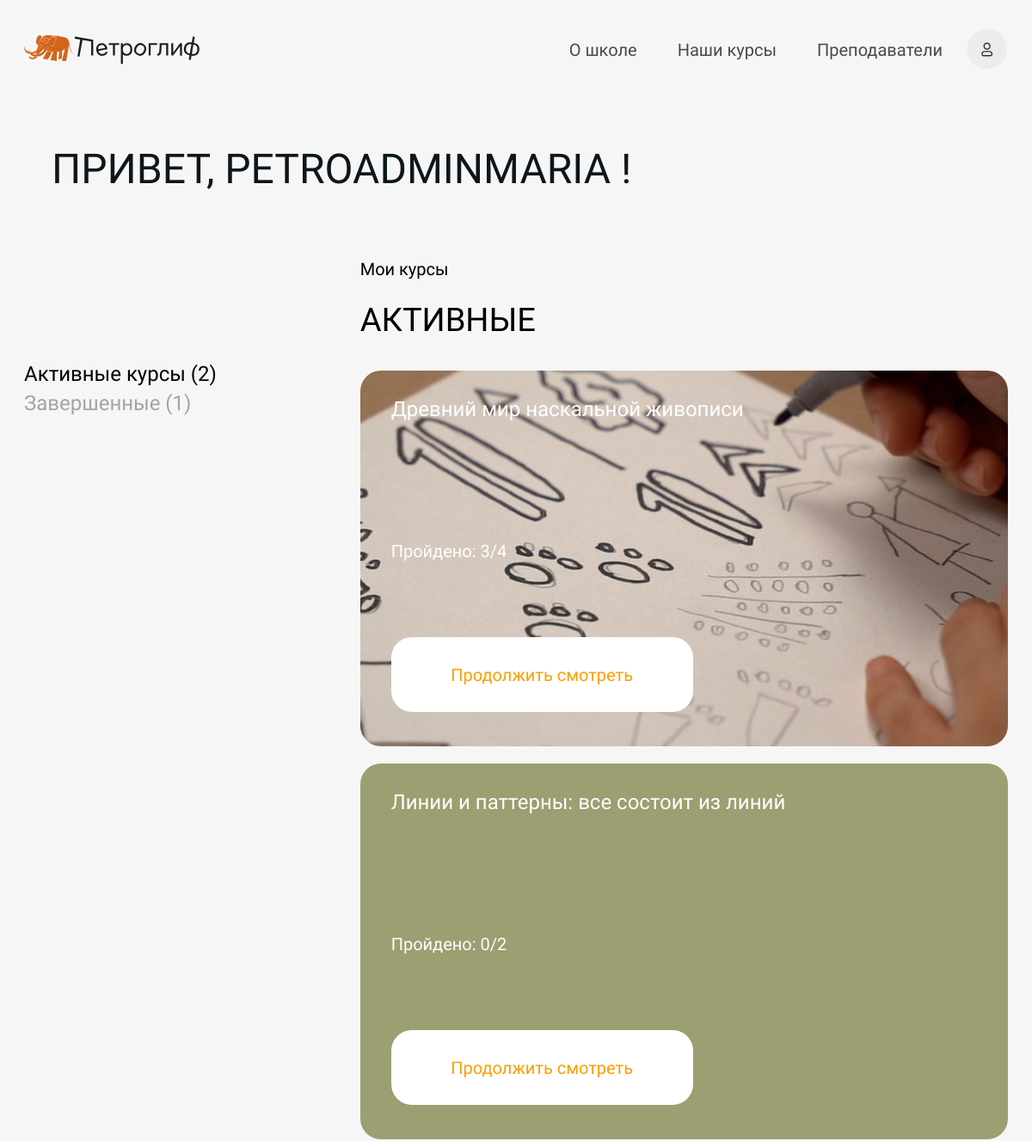
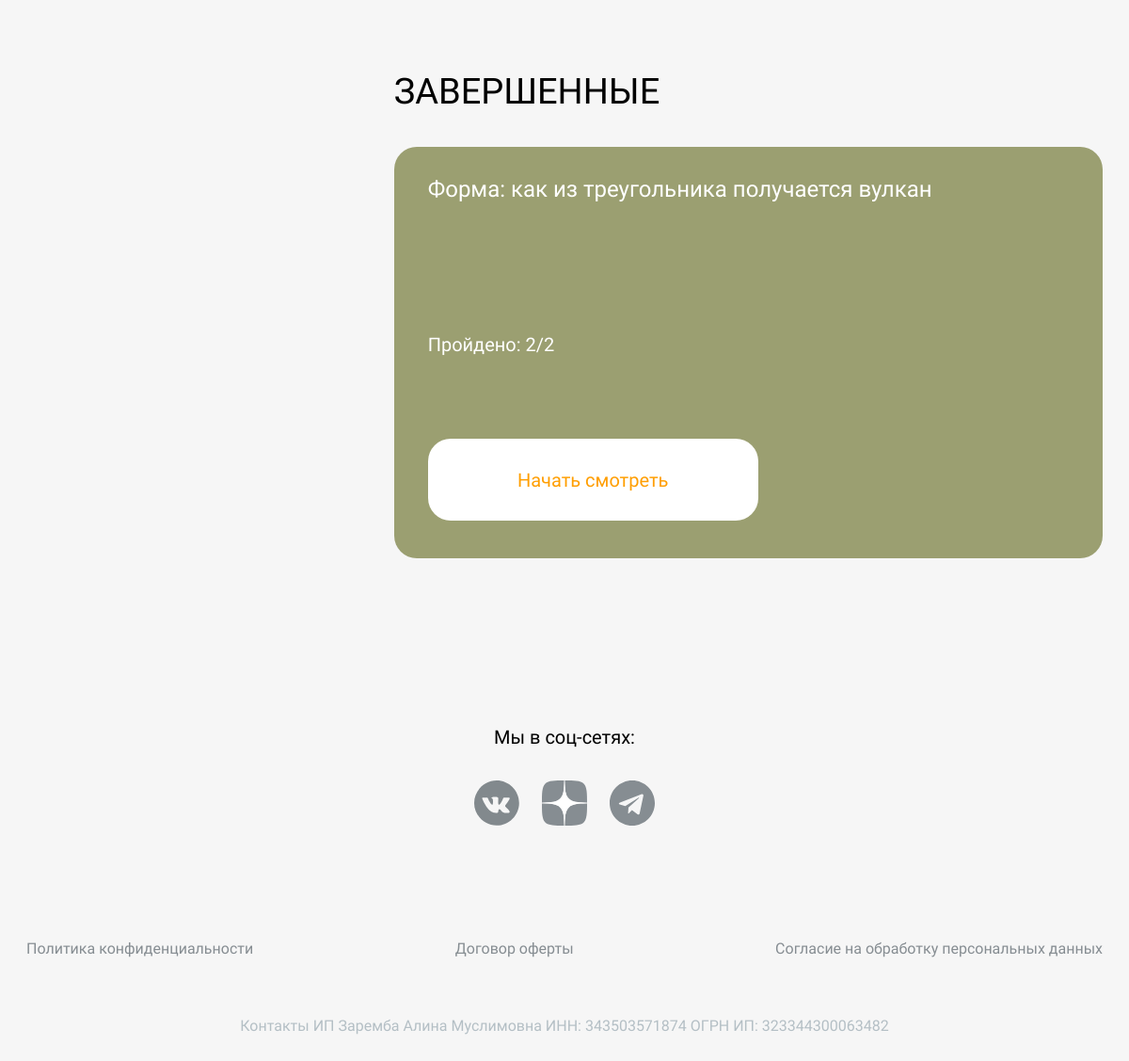
/self-account/ (signed in), run on the app's committed database (2 pictures, top to bottom).
### authapp/models.py (models this page shows, shortened)
class StudentUser(AbstractUser):
    id = models.UUIDField(default=uuid4, primary_key=True)
    username = None
    first_name = models.CharField(verbose_name="Имя", max_length=30, blank=False)
    email = models.EmailField(verbose_name="Адрес электронной почты", unique=True, blank=False,
                              validators=[EmailValidator])
    phone_number = models.CharField(verbose_name="Номер телефона", max_length=13, unique=True, blank=False)
    age = models.IntegerField(verbose_name="Возраст", blank=True, null=True)
    bio = models.TextField(verbose_name="Биография", blank=True)
    courses = models.ManyToManyField(Course, verbose_name="Курсы", blank=True, related_name="students")
    created_at = models.DateTimeField(verbose_name='Создан', auto_now_add=True)
    updated_at = models.DateTimeField(verbose_name='Обновлен', auto_now=True)
    deleted = models.BooleanField(default=False)
    activation_key = models.CharField(max_length=128, blank=True)
    activation_key_expires = models.DateTimeField(default=(now() + timedelta(hours=48)))
    objects = StudentUserManager()
    USERNAME_FIELD = 'email'
    REQUIRED_FIELDS = ['first_name', 'phone_number']

### mainapp/models.py (models this page shows, shortened)
class Course(models.Model):
    class CourseCategory(models.TextChoices):
        ART = ("ART", "ИСКУССТВО")
        DESIGN = ("DESIGN", "ДИЗАЙН")
        SOFT_SKILLS = ("SOFT_SKILLS", "SOFT SKILLS")
    id = models.UUIDField(default=uuid4, primary_key=True)
    title = models.CharField(verbose_name="Название курса", max_length=150)
    slug = models.SlugField(verbose_name="URL", max_length=200, unique=True, blank=True, null=True)
    category = models.CharField(verbose_name="Категория курса", max_length=11, choices=CourseCategory.choices)
    note = models.CharField(verbose_name="Цель курса", max_length=200, blank=True)
    description = models.TextField(verbose_name="Описание курса", blank=True)
    price = models.IntegerField(verbose_name="Стоимость курса")
    image = models.ImageField(verbose_name="Изображение", blank=True, null=True, upload_to="сourses_images")
    talents = models.ManyToManyField(Talent, verbose_name="Навыки, которые дает курс", related_name="courses")
    benefits = models.ManyToManyField(Benefit, verbose_name="Польза курса", related_name="courses")
    duration = models.CharField(verbose_name="Продолжительность курса", max_length=25, blank=True)
    age_group = models.CharField(verbose_name="Возрастная группа", max_length=25, blank=True)
    tools = models.TextField(verbose_name="Необходимые материалы и инструменты для курса", blank=True)
    preparation = models.ForeignKey(Preparation, verbose_name="Уровень подготовки", on_delete=models.CASCADE,
                                    null=True, related_name="courses")
    filling = models.TextField(verbose_name="Наполнение курса", blank=True)
    mentors = models.ManyToManyField(Mentor, verbose_name="Менторы", related_name="courses")
    question_lessons_features = models.TextField(verbose_name="Как проходят занятия на курсе?")
    question_access_duration = models.TextField(verbose_name="На сколько по времени доступен курс?")
    question_homework = models.TextField(verbose_name="Что насчет домашнего задания?")
    question_joining_telegram_chat = models.TextField(verbose_name="Что я получу, вступив в телеграм-канал курса?")
    question_paid_no_access = models.TextField(verbose_name="Я оплатил и не получил доступ к курсу")
    telegram_channel_link = models.URLField(verbose_name="Ссылка на тг-канал", blank=True, null=True)
    on_sale = models.BooleanField(verbose_name="В продаже", default = False)
    is_popular = models.BooleanField(verbose_name="Популярный", default=False)
    created_at = models.DateTimeField(verbose_name='Создан', auto_now_add=True)
    updated_at = models.DateTimeField(verbose_name='Обновлен', auto_now=True)
    deleted = models.BooleanField(verbose_name="Удален", default=False)
    class Meta:
        verbose_name = "Курс"
        verbose_name_plural = "Курсы"
        ordering = ["title"]

### mainapp/views.py (the view)
# urls.py: path('self-account/', main_views.view_self_account, name='self-account'),
def view_self_account(request):
    current_user = request.user
    if current_user.is_authenticated:
        account_courses = {}
        active_courses = 0
        completed_courses = 0
        courses = current_user.courses.all()
        for course in courses:
            account_courses[course.id] = {}
            account_courses[course.id]['title'] = course.title
            account_courses[course.id]['slug'] = course.slug
            account_courses[course.id]['image'] = course.image
            account_courses[course.id]['lesons_count'] = course.lessons.count()
            studentCourse = mainapp_models.StudentCourse.objects.filter(user=current_user) & mainapp_models.StudentCourse.objects.filter(course=course)
            if studentCourse:
                account_courses[course.id]['lesons_view'] = studentCourse[0].lesson_number - 1
            else:
                account_courses[course.id]['lesons_view'] = 0
            if account_courses[course.id]['lesons_count'] > account_courses[course.id]['lesons_view']:
                account_courses[course.id]['is_active'] = True
                active_courses += 1
            else:
                account_courses[course.id]['is_active'] = False
                completed_courses += 1
        context = {'user': current_user,
                   'active_courses': active_courses,
                   'completed_courses': completed_courses,
                   'account_courses': account_courses,
                   }
        return render(request, 'mainapp/user_page.html', context)
    else:
        messages.error(request, 'Для входа в личный кабинет Вам необходимо авторизоваться')
        return redirect('index')

### authapp/auth.py (called while the page is built)
    def get_user(self, user_id):
        try:
            return User.objects.get(pk=user_id)
        except User.DoesNotExist:
            return None

### mainapp/templates/mainapp/user_page.html (shortened to what this page needs)
{% extends "mainapp/base.html" %}
{% block content %}
    {% include "mainapp/parts_pages/account_courses.html" %}
{% endblock %}

### mainapp/templates/mainapp/parts_pages/account_courses.html
{% load static %}
<div class="site-box">
    <h1 class="section__title">Привет, {{ user.first_name }} !</h1>
</div>
<div class="site-box">
    <div class="account__courses-my">
        <div class="account__courses-my-nothing"></div>
        <div class="account__courses-my-text">Мои курсы</div>
    </div>
    <div class="account__courses">
        <div class="account__courses-stat">
            <p class="account__courses-stat-active">Активные курсы ({{ active_courses }})</p>
            <p class="account__courses-stat-end">Завершенные ({{ completed_courses }})</p>
        </div>
        <div class="account__courses-data">
            <p class="account__courses-active">АКТИВНЫЕ</p>
            {% if active_courses <= 0 %}
            <div class="account__courses-none">
                <p>У вас нет активных курсов</p>
                <a href="/#anchor-courses" class="account__courses-buy">Выбрать курс</a>
            </div>
            {% else %}
                {% for key, value in account_courses.items %}
                    {% if value.is_active %}
                    <div class="account__courses-card">
                        <img src="/media/{{ value.image }}" alt="" class="account__courses-card-img">
                        <p class="account__courses-card-name">{{ value.title }}</p>
                        <p class="account__courses-card-count">Пройдено: {{ value.lesons_view }}/{{ value.lesons_count }}</p>
                        <a href="/self-account/course/{{ value.slug }}/" class="account__courses-card-a">
                            <div class="account__courses-card-btn">Продолжить смотреть</div>
                        </a>
                    </div>
                    {% endif %}
                {% endfor %}
            {% endif %}
        </div>
    </div>
</div>
<div class="site-box">
    <div class="account__courses">
        <div class="account__courses-stat"></div>
        <div class="account__courses-data">
            <p class="account__courses-active">ЗАВЕРШЕННЫЕ</p>
            {% if completed_courses <= 0 %}
            <div class="account__courses-none">
                <p>У вас нет завершенных курсов</p>
            </div>
            {% else %}
                {% for key, value in account_courses.items %}
                    {% if not value.is_active %}
                    <div class="account__courses-card">
                        <img src="/media/{{ value.image }}" alt="" class="account__courses-card-img">
                        <p class="account__courses-card-name">{{ value.title }}</p>
                        <p class="account__courses-card-count">Пройдено: {{ value.lesons_view }}/{{ value.lesons_count }}</p>
                        <a href="/self-account/course/{{ value.slug }}/" class="account__courses-card-a">
                            <div class="account__courses-card-btn">Начать смотреть</div>
                        </a>
                    </div>
                    {% endif %}
                {% endfor %}
            {% endif %}
        </div>
    </div>
    <div class="account__null"></div>
</div>

### mainapp/static/css/index.css (style rules this page uses)
* { margin: 0; padding: 0; }
body { font-family: 'Onest', sans-serif; font-size: 16px; font-weight: 300; line-height: 1; background: #F6F6F6; }
.site-box { max-width: 1224px; min-width: 347px; padding: 0 clamp(14px, 3vw, 28px); margin: 0 auto; font-weight: 400; }
.section__title { color: #0D161B; font-size: clamp(2.375rem, 4vw, 3.5rem); font-weight: 400; text-transform: uppercase; padding: clamp(40px, 6vw, 100px) calc(clamp(40px, 6vw, 76px) - 40px) clamp(40px, 6vw, 80px); }

### mainapp/static/css/account.css (style rules this page uses)
.account__courses-my { display: flex; gap: 14px; }
.account__courses-my-nothing { flex: 1; }
.account__courses-my-text { padding-top: clamp(5px, 1vw, 10px); padding-bottom: clamp(5px, 1vw, 10px); font-size: clamp(1rem, 2vw, 1.25rem); flex: 2; }
.account__courses { display: flex; gap: 14px; margin-bottom: clamp(50px, 5vw, 100px); }
.account__courses-stat { flex: 1; margin-top: clamp(90px, 6vw, 120px); }
.account__courses-stat-active { font-size: clamp(1.5rem, 2vw, 2.25rem); }
.account__courses-stat-end { font-size: clamp(1.5rem, 2vw, 2.25rem); color: #A0A5A8; margin-top: 10px; }
.account__courses-data { flex: 2; display: flex; justify-content: left; flex-direction: column; gap: clamp(10px, 2vw, 20px); }
.account__courses-active { padding-top: clamp(10px, 2vw, 20px); padding-bottom: clamp(10px, 2vw, 20px); font-size: clamp(2.375rem, 3vw, 3.5rem); }
.account__null { min-height: clamp(20px, 10vw, 200px); }
.account__courses-card { border-radius: 24px; height: 437px; display: flex; justify-content: center; align-items: center; position: relative; overflow: hidden; }
.account__courses-card-img { position: absolute; min-width: 100%; min-height: 100%; flex-shrink: 0; z-index: -1; }
.account__courses-card-name { position: absolute; left: clamp(14px, 3vw, 36px); right: clamp(14px, 3vw, 36px); top: 30px; font-size: clamp(1.5rem, 2vw, 2.25rem); line-height: 1.3; color: #FFFFFF; }
.account__courses-card-count { position: absolute; left: clamp(14px, 3vw, 36px); right: clamp(14px, 3vw, 36px); top: calc(300px - clamp(100px, 3vw, 150px)); font-size: clamp(1rem, 2vw, 1.25rem); color: #FFFFFF; font-weight: 200; }
.account__courses-card-a { text-decoration: none; cursor: pointer; }
.account__courses-card-btn { width: clamp(300px, 30vw, 351px); height: clamp(87px, 5vw, 92px); border-radius: 24px; background-color: #FFFFFF; color: #FF9E00; font-size: clamp(1.125rem, 2vw, 1.25rem); display: flex; justify-content: center; align-items: center; position: absolute; left: clamp(14px, 3vw, 36px); bottom: 40px; }

### data on the page
StudentUser: first_name "PETROADMINMARIA"
Course: image (picture), title "Древний мир наскальной живописи"
Course: image (picture), title "Линии и паттерны: все состоит из линий"
Course: image (picture), title "Форма: как из треугольника получается вулкан"

### other printed values
{{ active_courses }} "2"
{{ completed_courses }} "1"
{{ value.lesons_view }} "3" "0"
{{ value.lesons_count }} "4" "2"
{{ value.lesons_view }} "2"
{{ value.lesons_count }} "2"
